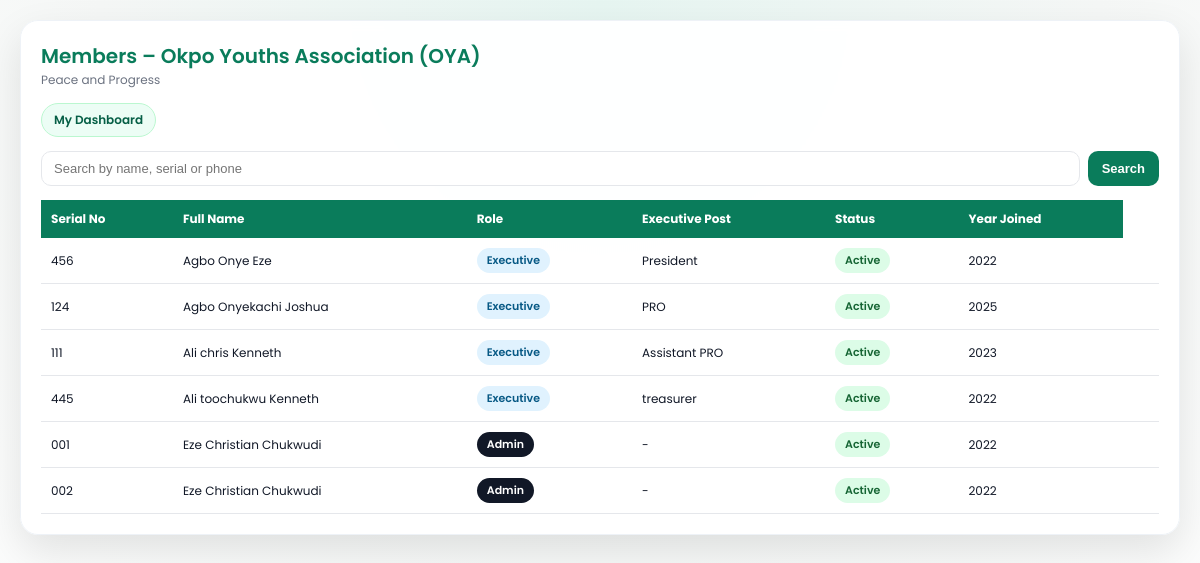
The page /members/ (signed in) on the database as committed earlier.
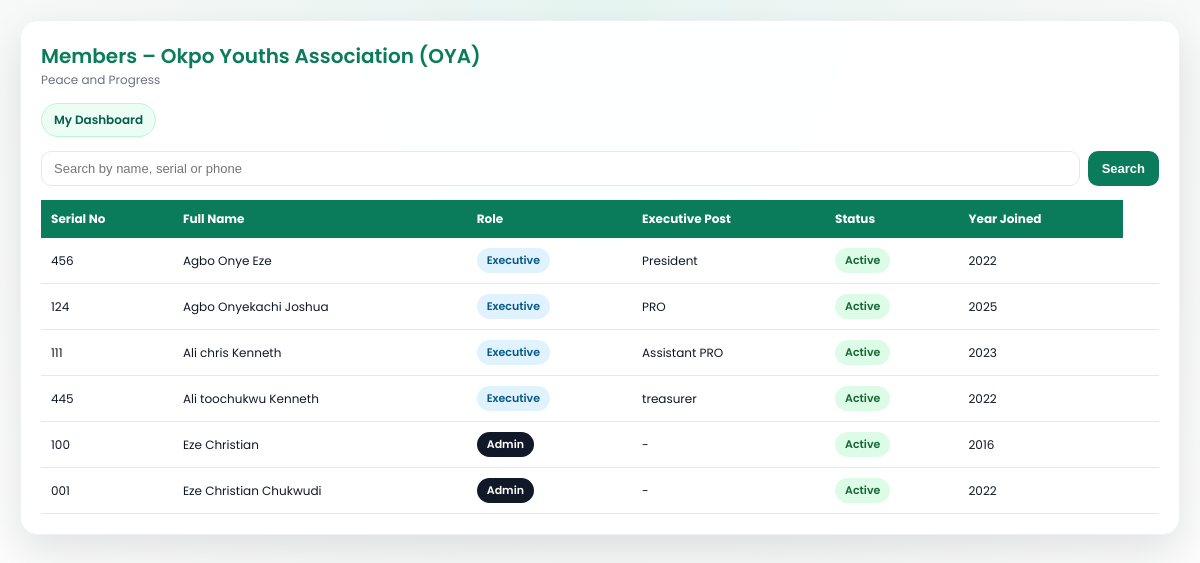
The same page on the database as committed later.
### accounts/models.py (models this page shows, shortened)
class Member(models.Model):
    ROLE_CHOICES = [
        ('admin', 'Admin'),
        ('executive', 'Executive'),
        ('floor', 'Floor Member'),
    ]
    STATUS_CHOICES = [
        ('active', 'Active'),
        ('inactive', 'Inactive'),
        ('suspended', 'Suspended'),
    ]
    serial_number = models.CharField(max_length=20, unique=True)
    full_name = models.CharField(max_length=200)
    phone_number = models.CharField(max_length=20)
    gender = models.CharField(max_length=10)
    age = models.PositiveIntegerField()
    role = models.CharField(max_length=20, choices=ROLE_CHOICES)
    executive_position = models.CharField(max_length=100, null=True, blank=True)
    status = models.CharField(max_length=20, choices=STATUS_CHOICES)
    year_joined = models.PositiveIntegerField()
    password = models.CharField(max_length=128)  # hashed later
    created_at = models.DateTimeField(auto_now_add=True)

### accounts/decorators.py (the view)
    def wrapper(request, *args, **kwargs):
        if not request.session.get('member_id'):
            return redirect('login')
        return view_func(request, *args, **kwargs)

### accounts/views.py (called while the page is built)
@login_required
def members_list(request):
    query = request.GET.get('q', '')
    if query:
        members = Member.objects.filter(
            Q(full_name__icontains=query) |
            Q(serial_number__icontains=query) |
            Q(phone_number__icontains=query)
        )
    else:
        members = Member.objects.all().order_by('full_name')
    return render(request, 'accounts/members_list.html', {'members': members, 'query': query})

### accounts/templates/accounts/members_list.html (shortened to what this page needs)
<!DOCTYPE html>
<html lang="en">
<head>
</head>
<body>
  <div class="container">
    <h2>Members – Okpo Youths Association (OYA)</h2>
    <div class="tagline">Peace and Progress</div>
    <div class="nav">
      <a href="{% url 'dashboard' %}">My Dashboard</a>
    </div>
    <form method="get" class="search-box">
      <input type="text" name="q" placeholder="Search by name, serial or phone" value="{{ query }}">
      <button type="submit">Search</button>
    </form>
    <div class="table-wrap">
      <table>
        <thead>
          <tr>
            <th>Serial No</th>
            <th>Full Name</th>
            <th>Role</th>
            <th>Executive Post</th>
            <th>Status</th>
            <th>Year Joined</th>
          </tr>
        </thead>
        <tbody>
          {% for member in members %}
          <tr>
            <td>{{ member.serial_number }}</td>
            <td>{{ member.full_name }}</td>
            <td>
              <span class="badge {% if member.role == 'admin' %}badge-admin{% else %}badge-member{% endif %}">
                {{ member.role|title }}
              </span>
            </td>
            <td>
              {% if member.executive_position %}
                {{ member.executive_position }}
              {% else %}
                -
              {% endif %}
            </td>
            <td>
              <span class="badge badge-{{ member.status }}">
                {{ member.status|title }}
              </span>
            </td>
            <td>{{ member.year_joined }}</td>
            <td>
</td>
          </tr>
          {% empty %}
          <tr>
            <td colspan="7" style="text-align:center; padding:16px; color:#6b7280;">
              No members found.
            </td>
          </tr>
          {% endfor %}
        </tbody>
      </table>
    </div>
  </div>
</body>
</html>

### accounts/templates/accounts/members_list.html (style rules this page uses)
* { box-sizing: border-box; }
body { margin: 0; min-height: 100vh; font-family: 'Poppins', sans-serif; background: radial-gradient(circle at top, #e6f5f1, #f5f7f6, #ffffff); padding: 20px; }
.container { max-width: 1200px; margin: auto; background: rgba(255,255,255,0.95); backdrop-filter: blur(6px); padding: 20px; border-radius: 18px; box-shadow: 0 16px 40px rgba(0,0,0,0.1); border: 1px solid #eef2f7; }
h2 { margin: 0; color: #0a7c5b; font-weight: 600; font-size: 20px; }
.tagline { font-size: 12px; color: #6b7280; margin-bottom: 14px; }
.nav { display: flex; flex-wrap: wrap; gap: 8px; margin-bottom: 14px; }
.nav a { padding: 7px 12px; border-radius: 999px; text-decoration: none; font-weight: 600; font-size: 12px; background: #ecfdf5; color: #065f46; border: 1px solid #bbf7d0; transition: 0.2s ease; }
.search-box { display: flex; gap: 8px; margin-bottom: 14px; }
.search-box input { flex: 1; padding: 9px 12px; border-radius: 10px; border: 1px solid #e5e7eb; outline: none; font-size: 13px; }
.search-box button { padding: 9px 14px; border-radius: 10px; border: none; background: #0a7c5b; color: white; font-weight: 600; cursor: pointer; font-size: 13px; }
.table-wrap { overflow-x: auto; }
table { width: 100%; border-collapse: collapse; min-width: 700px; }
th { background: #0a7c5b; color: white; padding: 10px; font-size: 12px; text-align: left; }
td { padding: 10px; border-bottom: 1px solid #e5e7eb; font-size: 12px; color: #111827; }
.badge { padding: 4px 10px; border-radius: 999px; font-size: 11px; font-weight: 600; display: inline-block; }
.badge-admin { background: #111827; color: white; }
.badge-member { background: #e0f2fe; color: #075985; }
.badge-active { background: #dcfce7; color: #166534; }

Rows that differ between the two databases and show on the page:
changed Member: serial_number "002" → "100"; full_name "Eze Christian Chukwudi" → "Eze Christian"; year_joined "2022" → "2016"; moves up the list
